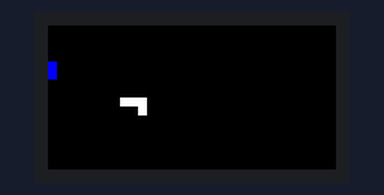
Recording of a sketch running on a simulated Arduino Uno, built with avr-gcc and run on an emulated ATmega328P. On the bench: 32×16 colour display. Random numbers use the default seed unless the sketch sets one.

Above: at 0.05 s.
At 2.87 s:
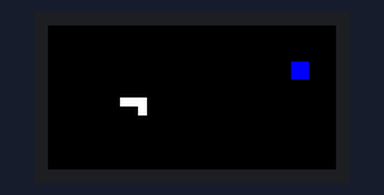
At 5.79 s:
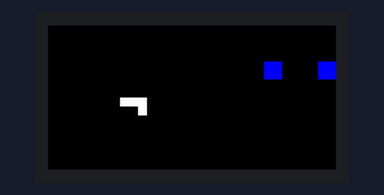
At 11.52 s:
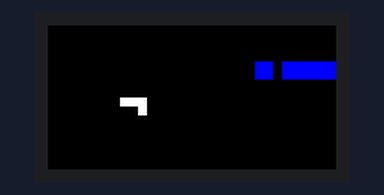
At 17.26 s:
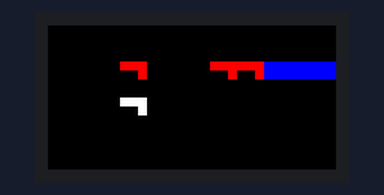
At 23.1 s:
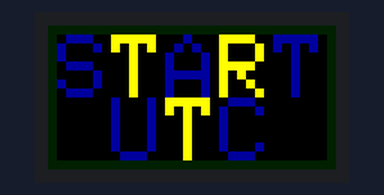

The sketch:

MattTetris.ino
```cpp
/*
 *
 */

// -----INCLUDES -----
#include <Adafruit_GFX.h>   // Core graphics library
#include <RGBmatrixPanel.h> // Hardware-specific library

// ----- PREPROCESSOR DEFS -----
#define CLK 11
#define LAT A3
#define OE 9
#define A A0
#define B A1
#define C A2
#define F2(progmem_ptr) (const __FlashStringHelper *)progmem_ptr
#define XSIZE 33
#define YSIZE 17

// ----- INIT VARS -----
int m=0;
int UpBtn = 53;
int DnBtn = 47;
int LfBtn = 43;
int RtBtn = 37;
int cordX = 0;
int cordY = 5;
int oldX = 0;
int oldY = 15;
int dlytm = 50;   // Amount of delay (in ms) to debounce on button presses
int xcol;
int XmaxN=31;
int XmaxO=32;
int r;
int g;
int b;
int blockheight;
int blockSelect=2;
int DeleteSelect=2;
int heightSelect=2;

RGBmatrixPanel matrix(A, B, C, CLK, LAT, OE, false);


// Last parameter = 'false' disable double-buffering


void StartScreen()
{
  matrix.drawRect(0,0,32,16,matrix.Color333(0,153,0));
  matrix.setCursor(1,1);
  matrix.setTextSize(1);
  matrix.setTextColor(matrix.Color333(0,0,204));
  matrix.print('S');
  matrix.setTextColor(matrix.Color333(255,255,0));
  matrix.print('T');
  matrix.setTextColor(matrix.Color333(0,0,204));
  matrix.print('A');
  matrix.setTextColor(matrix.Color333(255,255,0));
  matrix.print('R');
  matrix.setTextColor(matrix.Color333(0,0,204));
  matrix.print('T');
  matrix.setCursor(7,8);
  matrix.setTextColor(matrix.Color333(0,0,204));
  matrix.print('U');
  matrix.setTextColor(matrix.Color333(255,255,0));
  matrix.print('T');
  matrix.setTextColor(matrix.Color333(0,0,204));
  matrix.print('C');
}
void BlankAREA()
{
  matrix.fillCircle(cordX,cordY,2,matrix.Color333(0,0,0));
}

void BlankAREA2()
{
  matrix.fillRect(cordX,cordY,1,4,matrix.Color333(0,0,0));
}


void BlankAREA3()
{
  matrix.fillRect(cordX,cordY,4,1,matrix.Color333(0,0,0));
}

int BlockShapeSquare(int cordX, int cordY,int blockheight, int r,int g, int b)
{
 matrix.drawPixel(cordX,cordY,matrix.Color333(r,g,b));
 matrix.drawPixel(cordX-1,cordY-1,matrix.Color333(r,g,b));
 matrix.drawPixel(cordX-1,cordY,matrix.Color333(r,g,b));
 matrix.drawPixel(cordX,cordY-1,matrix.Color333(r,g,b));
 blockheight=2;
}

void BlockShapePlank0(int cordX, int cordY, int r, int g, int b)
{
 matrix.drawPixel(cordX,cordY,matrix.Color333(r,g,b));
 matrix.drawPixel(cordX,cordY+1,matrix.Color333(r,g,b));
 matrix.drawPixel(cordX,cordY+2,matrix.Color333(r,g,b));
 matrix.drawPixel(cordX,cordY+3,matrix.Color333(r,g,b));
 blockheight=4;
}

void BlockShapePlank1()
{
 matrix.drawPixel(cordX,cordY,matrix.Color333(0,255,0));
 matrix.drawPixel(cordX+1,cordY,matrix.Color333(0,255,0));
 matrix.drawPixel(cordX+2,cordY,matrix.Color333(0,255,0));
 matrix.drawPixel(cordX+3,cordY,matrix.Color333(0,255,0));
}


void BlockShapeL0()
{
  matrix.drawPixel(cordX,cordY,matrix.Color333(255,0,0));
  matrix.drawPixel(cordX-1,cordY,matrix.Color333(255,0,0));
  matrix.drawPixel(cordX-1,cordY+1,matrix.Color333(255,0,0));
  matrix.drawPixel(cordX-1,cordY+2,matrix.Color333(255,0,0));
}
void BlockShapeL1(int cordX, int cordY,int blockheight, int r, int g, int b)
{
  matrix.drawPixel(cordX,cordY,matrix.Color333(r,g,b));
  matrix.drawPixel(cordX,cordY-1,matrix.Color333(r,g,b));
  matrix.drawPixel(cordX-1,cordY-1,matrix.Color333(r,g,b));
  matrix.drawPixel(cordX-2,cordY-1,matrix.Color333(r,g,b));
  blockheight=3;
}
void BlockShapeL3()
{
  matrix.drawPixel(cordX,cordY,matrix.Color333(255,0,0));
  matrix.drawPixel(cordX,cordY+1,matrix.Color333(255,0,0));
  matrix.drawPixel(cordX+1,cordY+1,matrix.Color333(255,0,0));
  matrix.drawPixel(cordX+2,cordY+1,matrix.Color333(255,0,0));
}
void BlockShapeL2()
{
  matrix.drawPixel(cordX,cordY,matrix.Color333(255,0,0));
  matrix.drawPixel(cordX+1,cordY,matrix.Color333(255,0,0));
  matrix.drawPixel(cordX+1,cordY-1,matrix.Color333(255,0,0));
  matrix.drawPixel(cordX+1,cordY-2,matrix.Color333(255,0,0));
}
int DeleteShapeL1(int cordX,int cordY,int r, int g,int b)
{
  matrix.drawPixel(cordX-1,cordY,matrix.Color333(r,g,b));
  matrix.drawPixel(cordX-2,cordY,matrix.Color333(r,g,b));
  matrix.drawPixel(cordX-3,cordY-1,matrix.Color333(r,g,b));
  blockheight=3;
}
int DeleteShapeSquare(int cordX, int cordY,int blockheight, int r,int g, int b)
{
 matrix.drawPixel(cordX-2,cordY,matrix.Color333(r,g,b));
 matrix.drawPixel(cordX-2,cordY-1,matrix.Color333(r,g,b));
 blockheight=2;
}

void CallBlock(int blockSelect)
{
  switch(blockSelect){
    case 1:
      BlockShapeL1(cordX,cordY,blockheight,7,0,0);
      break;
    case 2:
      BlockShapeSquare(cordX,cordY,blockheight,0,0,7);
      break;
    case 3:
      BlockShapePlank0(cordX,cordY,0,7,0);
      break;
    case 4:
      //BlockShape??();
      break;
    case 5:
      //BlockShape??();
      break;
    case 6:
      //BlockShape??();
      break;
    case 7:
      //BlockShape??();
      break;
    default:
      break;
  }
}
void CallDelete(int DeleteSelect)
{
  switch(DeleteSelect){
    case 1:
      DeleteShapeL1(cordX,cordY,0,0,0);
      break;
    case 2:
      DeleteShapeSquare(cordX,cordY,blockheight,0,0,0);
      break;
    case 3:
      BlockShapePlank0(cordX-4,cordY,0,0,0);
      break;
    case 4:
      //BlockShape??();
      break;
    case 5:
      //BlockShape??();
      break;
    case 6:
      //BlockShape??();
      break;
    case 7:
      //BlockShape??();
      break;
    default:
      break;
  }
}
void CallHeight(int heightSelect)
{
  switch(heightSelect){
    case 1:
      blockheight=3;
      break;
    case 2:
      blockheight=2;
      break;
    case 3:
      blockheight=4;
      break;
    case 4:
      //BlockShape??();
      break;
    case 5:
      //BlockShape??();
      break;
    case 6:
      //BlockShape??();
      break;
    case 7:
      //BlockShape??();
      break;
    default:
      break;
}}
boolean bufferBoard[XSIZE+2][YSIZE+2];//Creates array with a DEAD cell border
boolean board[XSIZE+2][YSIZE+2];

void printBoard()
{ //Draws pixels on LED board
 for( int i=1;i<33;i++){
 for( int n=1;n<17;n++){
     if(board[i][n] != 1) matrix.drawPixel(i-1, n-1, matrix.Color333(0, 0, 0));
     else matrix.drawPixel(i-1, n-1, matrix.Color333(r, g, b));
   }
   }
}


void setup()
{

  matrix.begin();
  //StartScreen();
  //matrix.drawPixel(cordX,cordY,matrix.Color333(0,255,0));
  //BlockShapeL1();
  //BlockShapeSquare();
  //BlockShapePlank();

//
//  delay(100);
//  matrix.fillScreen(0);
//  matrix.setCursor(10,1);
//  matrix.setTextColor(matrix.Color333(0,0,204));
//  matrix.print('G');
//  matrix.setTextColor(matrix.Color333(255,255,0));
//  matrix.print('O');
//
//  matrix.setCursor(2,8);
//  matrix.setTextColor(matrix.Color333(0,0,204));
//  matrix.print('M');
//  matrix.setTextColor(matrix.Color333(255,255,0));
//  matrix.print('O');
//  matrix.setTextColor(matrix.Color333(0,0,204));
//  matrix.print('C');
//  matrix.setTextColor(matrix.Color333(255,255,0));
//  matrix.print('S');
//  matrix.setTextColor(matrix.Color333(0,0,204));
//  matrix.print('!');
//  delay(1000);
//  matrix.fillScreen(0);
//  delay(500);


}
void loop()
{
CallBlock(blockSelect);
CallDelete(DeleteSelect);
CallHeight(heightSelect);
BlockShapeL1(10,9,3,7,7,7);
//BlockShapeSquare(cordY,cordX,0,7,0);
//BlockShapeSquare(cordY-2,cordX,0,0,0);
if(cordX != XmaxO)
{
  cordX=cordX+1;
}
if(cordX==XmaxO)
{
  XmaxN=XmaxO-blockheight;
  XmaxO=XmaxN;
  blockSelect=random(1,3);
  DeleteSelect=blockSelect;
  heightSelect=blockSelect;
  cordX=0;
}
if(XmaxN<-1)
{
  matrix.fillScreen(0);
  StartScreen();
  delay(5000);
}

delay(100);


 }
```
